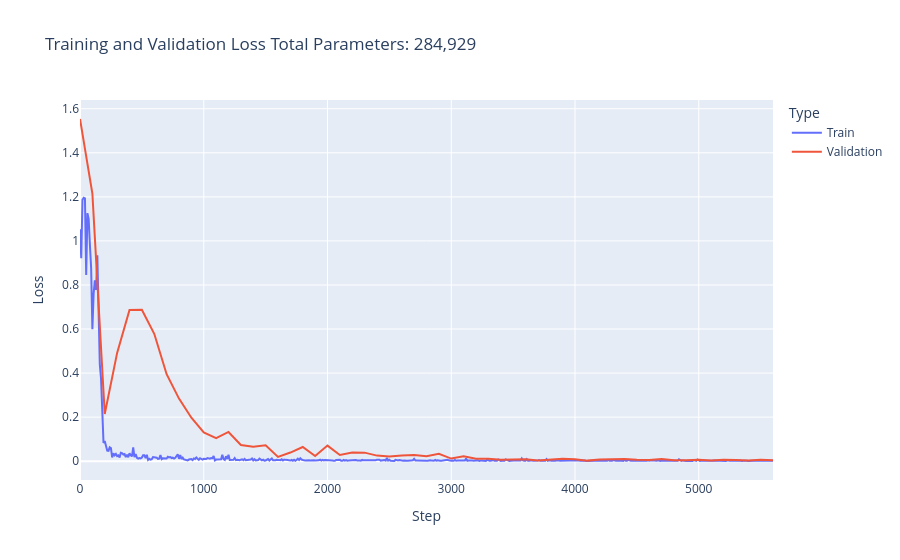

Source (notebook cell):
### Code cell
fig,df = create_loss_plot(train_hist, val_hist, steps_hist, total_learnable_params)
fig.show()

### Figure 1 — Plotly figure (JSON) as saved in the notebook; plotly's stock layout.template omitted (floating-point values rounded to 4 significant figures; data arrays with more than 128 entries replaced by an {"elided": "..."} marker saying what was removed)
{"data": [{"hovertemplate": "Type=Train<br>Step=%{x}<br>Loss=%{y}<extra></extra>", "legendgroup": "Train", "line": {"color": "#636efa", "dash": "solid"}, "marker": {"symbol": "circle"}, "mode": "lines", "name": "Train", "orientation": "v", "showlegend": true, "type": "scatter", "x": {"elided": "561 int values"}, "xaxis": "x", "y": {"elided": "561 float values"}, "yaxis": "y"}, {"hovertemplate": "Type=Validation<br>Step=%{x}<br>Loss=%{y}<extra></extra>", "legendgroup": "Validation", "line": {"color": "#EF553B", "dash": "solid"}, "marker": {"symbol": "circle"}, "mode": "lines", "name": "Validation", "orientation": "v", "showlegend": true, "type": "scatter", "x": [0, 100, 200, 300, 400, 500, 600, 700, 800, 900, 1000, 1100, 1200, 1300, 1400, 1500, 1600, 1700, 1800, 1900, 2000, 2100, 2200, 2300, 2400, 2500, 2600, 2700, 2800, 2900, 3000, 3100, 3200, 3300, 3400, 3500, 3600, 3700, 3800, 3900, 4000, 4100, 4200, 4300, 4400, 4500, 4600, 4700, 4800, 4900, 5000, 5100, 5200, 5300, 5400, 5500, 5600], "xaxis": "x", "y": [1.554, 1.215, 0.2146, 0.4917, 0.6864, 0.6872, 0.5785, 0.3949, 0.2841, 0.1973, 0.1306, 0.1045, 0.1327, 0.07382, 0.06596, 0.07185, 0.01934, 0.03932, 0.06451, 0.02324, 0.07091, 0.0283, 0.03957, 0.03883, 0.02535, 0.02175, 0.02568, 0.02829, 0.02255, 0.03332, 0.01193, 0.02183, 0.01079, 0.01134, 0.006687, 0.008397, 0.00907, 0.003581, 0.007091, 0.01152, 0.008815, 0.002639, 0.00808, 0.008867, 0.01043, 0.006272, 0.005206, 0.01035, 0.004691, 0.004604, 0.006769, 0.003034, 0.006996, 0.005908, 0.002638, 0.006141, 0.003975], "yaxis": "y"}], "layout": {"legend": {"title": {"text": "Type"}, "tracegroupgap": 0}, "title": {"text": "Training and Validation Loss\nTotal Parameters: 284,929"}, "xaxis": {"anchor": "y", "domain": [0, 1], "title": {"text": "Step"}}, "yaxis": {"anchor": "x", "domain": [0, 1], "title": {"text": "Loss"}}}}
